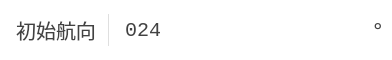
   <widget class="QFrame" name="frame_7">
    <property name="geometry">
     <rect>
      <x>24</x>
      <y>220</y>
      <width>392</width>
      <height>60</height>
     </rect>
    </property>
    <property name="styleSheet">
     <string notr="true">QFrame{
background: #FFFFFF;
border: 0px;
border-radius:5px;
}
QLineEdit{
font-family: Consolas;
font-size: 20px;
color: #424242;
background: rgb(0,0,0,0);
border:0px;
}
QLabel{
font-family: &quot;微软雅黑&quot;;
font-size: 20px;
color: #424242;
}</string>
    </property>
    <property name="frameShape">
     <enum>QFrame::StyledPanel</enum>
    </property>
    <property name="frameShadow">
     <enum>QFrame::Raised</enum>
    </property>
    <widget class="QLabel" name="label_5">
     <property name="geometry">
      <rect>
       <x>16</x>
       <y>18</y>
       <width>80</width>
       <height>24</height>
      </rect>
     </property>
     <property name="font">
      <font>
       <family>微软雅黑</family>
       <pointsize>-1</pointsize>
      </font>
     </property>
     <property name="styleSheet">
      <string notr="true"/>
     </property>
     <property name="text">
      <string>初始航向</string>
     </property>
     <property name="alignment">
      <set>Qt::AlignCenter</set>
     </property>
    </widget>
    <widget class="QFrame" name="frame_8">
     <property name="geometry">
      <rect>
       <x>108</x>
       <y>14</y>
       <width>1</width>
       <height>32</height>
      </rect>
     </property>
     <property name="styleSheet">
      <string notr="true">background: rgb(0, 0, 0, 0); 
border:1px solid #dfdfdf; </string>
     </property>
     <property name="frameShape">
      <enum>QFrame::StyledPanel</enum>
     </property>
     <property name="frameShadow">
      <enum>QFrame::Raised</enum>
     </property>
    </widget>
    <widget class="QLineEdit" name="lineEdit_dir">
     <property name="enabled">
      <bool>true</bool>
     </property>
     <property name="geometry">
      <rect>
       <x>123</x>
       <y>15</y>
       <width>241</width>
       <height>30</height>
      </rect>
     </property>
     <property name="font">
      <font>
       <family>Consolas</family>
       <pointsize>-1</pointsize>
      </font>
     </property>
     <property name="focusPolicy">
      <enum>Qt::StrongFocus</enum>
     </property>
     <property name="styleSheet">
      <string notr="true">font-family: Consolas;
font-size: 20px;
color: #424242;</string>
     </property>
     <property name="text">
      <string>024</string>
     </property>
    </widget>
    <widget class="QLabel" name="label_6">
     <property name="geometry">
      <rect>
       <x>370</x>
       <y>20</y>
       <width>16</width>
       <height>20</height>
      </rect>
     </property>
     <property name="font">
      <font>
       <family>微软雅黑</family>
       <pointsize>-1</pointsize>
      </font>
     </property>
     <property name="styleSheet">
      <string notr="true"/>
     </property>
     <property name="text">
      <string>°</string>
     </property>
     <property name="alignment">
      <set>Qt::AlignCenter</set>
     </property>
    </widget>
   </widget>
